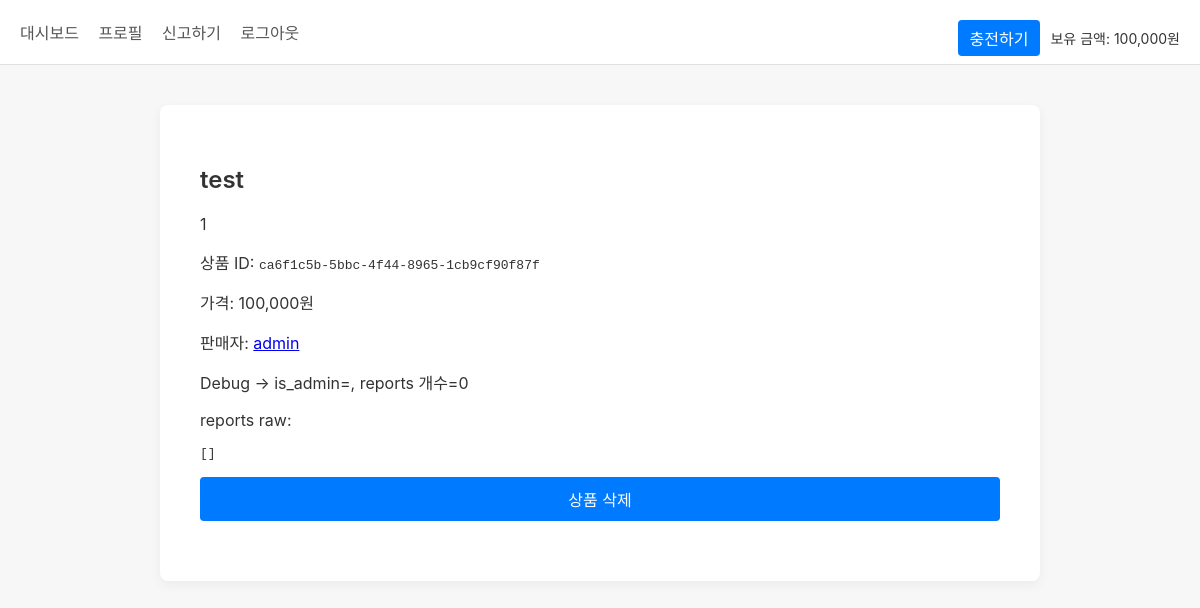
The app's page /product/ca6f1c5b-5bbc-4f44-8965-1cb9cf90f87f (signed in) with its own data.
### tables this page shows
CREATE TABLE user (
                id TEXT PRIMARY KEY,
                username TEXT UNIQUE NOT NULL,
                password TEXT NOT NULL,
                bio TEXT,
                cash INTEGER DEFAULT 0,
                ban INTEGER DEFAULT 0,
                is_admin INTEGER DEFAULT 0
            );

CREATE TABLE product (
                id TEXT PRIMARY KEY,
                title TEXT NOT NULL,
                description TEXT NOT NULL,
                price TEXT NOT NULL,
                seller_id TEXT NOT NULL
            );

### app.py (the view)
@app.route('/product/<product_id>')
def view_product(product_id):
    db = get_db()
    cursor = db.cursor()
    cursor.execute("SELECT * FROM product WHERE id = ?", (product_id,))
    product = cursor.fetchone()
    if not product:
        flash('상품을 찾을 수 없습니다.')
        return redirect(url_for('dashboard'))
    cursor.execute("SELECT * FROM user WHERE id = ?", (product['seller_id'],))
    seller = cursor.fetchone()
    reports = []
    if g.user and g.user['is_admin'] == 1:
        cursor.execute("""
            SELECT report.id, report.reason, report.reporter_id, user.username
            FROM report
            JOIN user ON report.reporter_id = user.id
            WHERE report.target_id = ?
        """, (product_id,))
        reports = cursor.fetchall()
    return render_template(
        'view_product.html',
        product=product,
        seller=seller,
        reports=reports
    )

### app.py (called while the page is built)
def get_db():
    db = getattr(g, '_database', None)
    if db is None:
        db = g._database = sqlite3.connect(DATABASE)
        db.row_factory = sqlite3.Row  # 결과를 dict처럼 사용하기 위함
    return db

@app.teardown_appcontext
def close_connection(exception):
    db = getattr(g, '_database', None)
    if db is not None:
        db.close()

@app.before_request
def load_user():
    g.user = None
    if 'user_id' in session:
        db = get_db()
        cursor = db.cursor()
        cursor.execute("""
            SELECT id, username, bio, cash, ban, is_admin
            FROM user WHERE id = ?
        """, (session['user_id'],))
        g.user = cursor.fetchone()
    else:
        if request.endpoint not in ('index', 'login', 'register', 'static'):
            return redirect(url_for('login'))

@app.before_request
def load_user():
    g.user = None
    if 'user_id' in session:
        db = get_db()
        cursor = db.cursor()
        cursor.execute("""
            SELECT id, username, bio, cash, ban, is_admin
            FROM user WHERE id = ?
        """, (session['user_id'],))
        g.user = cursor.fetchone()

@app.context_processor
def inject_user():
    return dict(user=g.user)

@app.template_filter('comma')
def comma_format(value):
    try:
        return f"{int(value):,}"
    except (ValueError, TypeError):
        return value

### templates/view_product.html (shortened to what this page needs)
{% extends "base.html" %}
{% block content %}
<h2>{{ product.title }}</h2>
<p>{{ product.description }}</p>
<p>상품 ID: <code>{{ product.id }}</code></p>
<p>가격: {{ product.price|comma }}원</p>
<p>판매자: <a href="{{ url_for('view_user_profile', user_id=seller.id) }}">{{ seller.username }}</a></p>
<p>Debug → is_admin={{ is_admin }}, reports 개수={{ reports|length }}</p>
<p>reports raw: <pre>{{ reports }}</pre></p>
{% if user and (user['is_admin'] == 1 or user['id'] == product.seller_id) %}
  <form method="post" action="{{ url_for('delete_product', product_id=product.id) }}">
    <button type="submit" onclick="return confirm('상품을 삭제하시겠습니까?')">상품 삭제</button>
  </form>
{% endif %}
{% endblock %}

### templates/base.html (shortened to what this page needs)
<!DOCTYPE html>
<html lang="ko">
<head>
</head>
<body>
  <nav>
    <div>
      {% if session.get('user_id') %}
        <a href="{{ url_for('dashboard') }}">대시보드</a>
        <a href="{{ url_for('profile') }}">프로필</a>
        <a href="{{ url_for('report') }}">신고하기</a>
        <a href="{{ url_for('logout') }}">로그아웃</a>
      {% else %}
        <a href="{{ url_for('login') }}">로그인</a>
        <a href="{{ url_for('register') }}">회원가입</a>
      {% endif %}
    </div>
    {% if user %}
    <div style="position: absolute; top: 20px; right: 20px; display: flex; align-items: center; gap: 10px;">
      <form action="{{ url_for('charge') }}" method="get" style="margin: 0;">
        <button type="submit" style="padding: 6px 12px; margin: 0; width: auto; background-color: #007AFF; color: white; border: none; border-radius: 4px; cursor: pointer;">
          충전하기
        </button>
      </form>
      <span style="white-space: nowrap; font-size: 14px;">보유 금액: {{ user.cash|comma }}원</span>
    </div>
    {% endif %}
  </nav>
  <div class="container">
    {% block content %}{% endblock %}
  </div>
</body>
</html>

### templates/base.html (style rules this page uses)
body { background-color: #F7F7F7; font-family: -apple-system, BlinkMacSystemFont, "Segoe UI", Roboto, Helvetica, Arial, sans-serif; margin: 0; padding: 0; color: #333; }
nav { background-color: #fff; padding: 20px; border-bottom: 1px solid #e0e0e0; }
nav a { text-decoration: none; color: #555; margin-right: 15px; font-weight: 500; }
.container { max-width: 800px; margin: 40px auto; background-color: #fff; padding: 40px; box-shadow: 0 4px 12px rgba(0, 0, 0, 0.05); border-radius: 8px; }
h1, h2, h3 { font-weight: 600; margin-bottom: 20px; }
input, textarea, button { width: 100%; padding: 10px; margin-bottom: 20px; border: 1px solid #e0e0e0; border-radius: 4px; font-size: 16px; }
button { background-color: #007AFF; color: #fff; border: none; cursor: pointer; transition: background-color 0.2s; }

### records on screen
user: cash|comma "100,000", username "admin"
product: title "test", description "1", id "ca6f1c5b-5bbc-4f44-8965-1cb9cf90f87f", price|comma "100,000"

### other values on screen
{{ reports|length }} "0"
{{ reports }} "[]"
